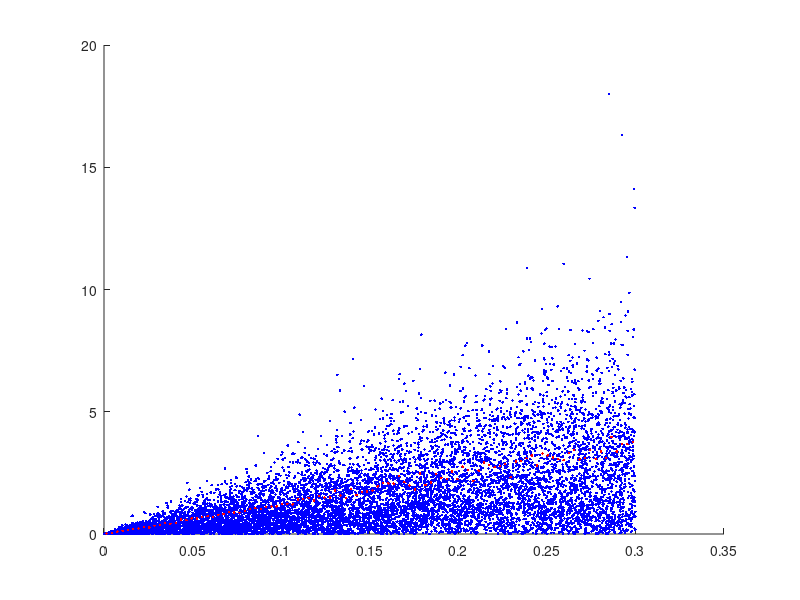
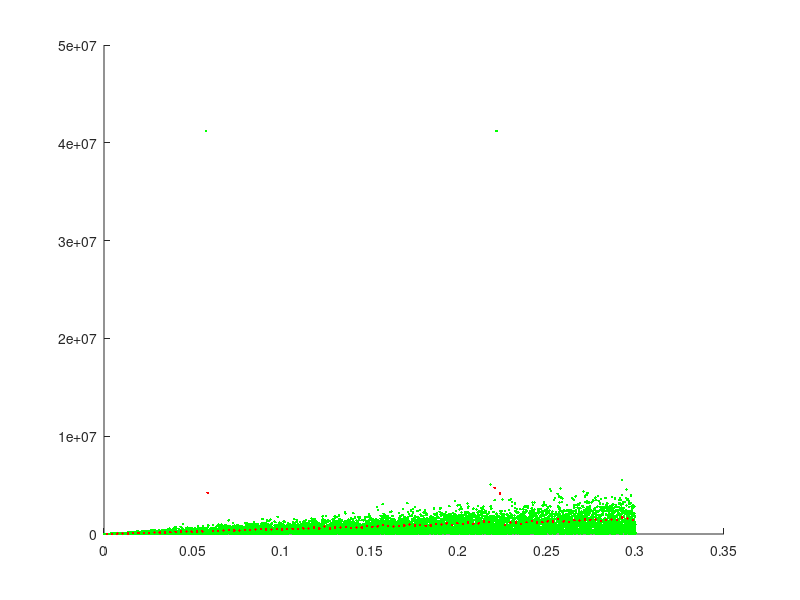

Source code (MATLAB) for these figures, in order:
clear all; close all;

load('montecarlo-10000runs-0to0.3noise-10xdwerr-100xqlerr-data.mat')

N = 1e2;
gain_std_data = zeros(1,N);
dw_std_data = zeros(1,N);
QL_std_data = zeros(1,N);
dG = 0.3/N;

QL_data = x_true(2) - QL_final;
dw_data = x_true(1) - dw_final;

for i = 1:N
    a = dG*(i-1);
    b = dG*i;
    ng_pts = find(noisegain >= a & noisegain <= b);
    dw_pts = zeros(1,length(ng_pts));
    QL_pts = zeros(1,length(ng_pts));
    for j = 1:length(ng_pts)
        dw_pts(j) = dw_data(ng_pts(j));
        QL_pts(j) = QL_data(ng_pts(j));
    end
    dw_std_data(i) = std(dw_pts);
    QL_std_data(i) = std(QL_pts);
    gain_std_data(i) = (b+a)/2;
end

figure(1)
hold on
plot(noisegain, abs(dw_data), 'b.')
plot(gain_std_data, dw_std_data, 'r.')

figure(2)
hold on
plot(noisegain, abs(QL_data), 'g.')
plot(gain_std_data, QL_std_data, 'r.')